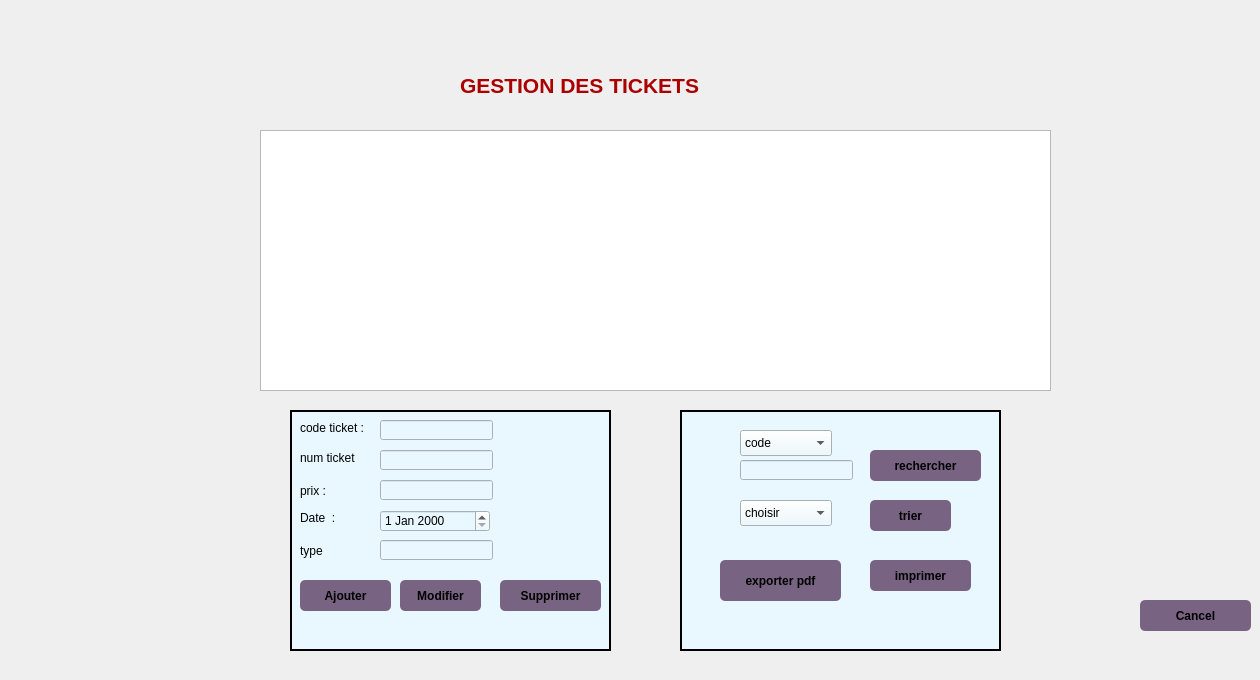
    <widget class="QWidget" name="page_8">
     <widget class="QStackedWidget" name="stackedWidget_2">
      <property name="geometry">
       <rect>
        <x>120</x>
        <y>50</y>
        <width>971</width>
        <height>621</height>
       </rect>
      </property>
      <property name="currentIndex">
       <number>0</number>
      </property>
      <widget class="QWidget" name="page_13">
       <widget class="QTableView" name="tableView_5">
        <property name="geometry">
         <rect>
          <x>140</x>
          <y>80</y>
          <width>791</width>
          <height>261</height>
         </rect>
        </property>
       </widget>
       <widget class="QFrame" name="frame_6">
        <property name="geometry">
         <rect>
          <x>170</x>
          <y>360</y>
          <width>321</width>
          <height>241</height>
         </rect>
        </property>
        <property name="styleSheet">
         <string notr="true">background-color:rgb(233,248,255);</string>
        </property>
        <property name="frameShape">
         <enum>QFrame::Box</enum>
        </property>
        <property name="frameShadow">
         <enum>QFrame::Plain</enum>
        </property>
        <property name="lineWidth">
         <number>2</number>
        </property>
        <property name="midLineWidth">
         <number>0</number>
        </property>
        <widget class="QLabel" name="label_87">
         <property name="geometry">
          <rect>
           <x>10</x>
           <y>10</y>
           <width>81</width>
           <height>16</height>
          </rect>
         </property>
         <property name="text">
          <string>code ticket :</string>
         </property>
        </widget>
        <widget class="QLabel" name="label_88">
         <property name="geometry">
          <rect>
           <x>10</x>
           <y>40</y>
           <width>81</width>
           <height>16</height>
          </rect>
         </property>
         <property name="text">
          <string>num ticket</string>
         </property>
        </widget>
        <widget class="QLabel" name="label_89">
         <property name="geometry">
          <rect>
           <x>10</x>
           <y>70</y>
           <width>71</width>
           <height>21</height>
          </rect>
         </property>
         <property name="text">
          <string>prix :</string>
         </property>
        </widget>
        <widget class="QLabel" name="label_90">
         <property name="geometry">
          <rect>
           <x>10</x>
           <y>100</y>
           <width>61</width>
           <height>16</height>
          </rect>
         </property>
         <property name="text">
          <string>Date  :</string>
         </property>
        </widget>
        <widget class="QLabel" name="label_91">
         <property name="geometry">
          <rect>
           <x>10</x>
           <y>130</y>
           <width>61</width>
           <height>21</height>
          </rect>
         </property>
         <property name="text">
          <string>type</string>
         </property>
        </widget>
        <widget class="QLineEdit" name="lineEdit_code_3">
         <property name="geometry">
          <rect>
           <x>90</x>
           <y>10</y>
           <width>113</width>
           <height>20</height>
          </rect>
         </property>
        </widget>
        <widget class="QLineEdit" name="lineEdit_numero_3">
         <property name="geometry">
          <rect>
           <x>90</x>
           <y>40</y>
           <width>113</width>
           <height>20</height>
          </rect>
         </property>
        </widget>
        <widget class="QLineEdit" name="lineEdit_prix_3">
         <property name="geometry">
          <rect>
           <x>90</x>
           <y>70</y>
           <width>113</width>
           <height>20</height>
          </rect>
         </property>
        </widget>
        <widget class="QLineEdit" name="lineEdit_type_3">
         <property name="geometry">
          <rect>
           <x>90</x>
           <y>130</y>
           <width>113</width>
           <height>20</height>
          </rect>
         </property>
        </widget>
        <widget class="QDateEdit" name="dateEdit_3">
         <property name="geometry">
          <rect>
           <x>90</x>
           <y>100</y>
           <width>110</width>
           <height>22</height>
          </rect>
         </property>
        </widget>
        <widget class="QPushButton" name="pushButton_ajouter_3">
         <property name="geometry">
          <rect>
           <x>10</x>
           <y>170</y>
           <width>91</width>
           <height>31</height>
          </rect>
         </property>
         <property name="styleSheet">
          <string notr="true">QPushButton {
padding: 5px;
border-radius: 5px;
background-color:rgb(120, 100, 130);
font-weight: bold;
}
QPushButton:hover
{
color :white;
}</string>
         </property>
         <property name="text">
          <string>Ajouter</string>
         </property>
        </widget>
        <widget class="QPushButton" name="pushButton_29">
         <property name="geometry">
          <rect>
           <x>110</x>
           <y>170</y>
           <width>81</width>
           <height>31</height>
          </rect>
         </property>
         <property name="styleSheet">
          <string notr="true">QPushButton {
padding: 5px;
border-radius: 5px;
background-color:rgb(120, 100, 130);
font-weight: bold;
}
QPushButton:hover
{
color :white;
}</string>
         </property>
         <property name="text">
          <string>Modifier</string>
         </property>
        </widget>
        <widget class="QPushButton" name="pushButton_30">
         <property name="geometry">
          <rect>
           <x>210</x>
           <y>170</y>
           <width>101</width>
           <height>31</height>
          </rect>
         </property>
         <property name="styleSheet">
          <string notr="true">QPushButton {
padding: 5px;
border-radius: 5px;
background-color:rgb(120, 100, 130);
font-weight: bold;
}
QPushButton:hover
{
color :white;
}</string>
         </property>
         <property name="text">
          <string>Supprimer</string>
         </property>
        </widget>
       </widget>
       <widget class="QFrame" name="frame_7">
        <property name="geometry">
         <rect>
          <x>560</x>
          <y>360</y>
          <width>321</width>
          <height>241</height>
         </rect>
        </property>
        <property name="styleSheet">
         <string notr="true">background-color:rgb(233,248,255);</string>
        </property>
        <property name="frameShape">
         <enum>QFrame::Box</enum>
        </property>
        <property name="frameShadow">
         <enum>QFrame::Plain</enum>
        </property>
        <property name="lineWidth">
         <number>2</number>
        </property>
        <property name="midLineWidth">
         <number>0</number>
        </property>
        <widget class="QLineEdit" name="le_rech_4">
         <property name="geometry">
          <rect>
           <x>60</x>
           <y>50</y>
           <width>113</width>
           <height>20</height>
          </rect>
         </property>
        </widget>
        <widget class="QPushButton" name="pb_rech_4">
         <property name="geometry">
          <rect>
           <x>190</x>
           <y>40</y>
           <width>111</width>
           <height>31</height>
          </rect>
         </property>
         <property name="styleSheet">
          <string notr="true">QPushButton {
padding: 5px;
border-radius: 5px;
background-color:rgb(120, 100, 130);
font-weight: bold;
}
QPushButton:hover
{
color :white;
}</string>
         </property>
         <property name="text">
          <string>rechercher</string>
         </property>
        </widget>
        <widget class="QPushButton" name="pb_tri_4">
         <property name="geometry">
          <rect>
           <x>190</x>
           <y>90</y>
           <width>81</width>
           <height>31</height>
          </rect>
         </property>
         <property name="styleSheet">
          <string notr="true">QPushButton {
padding: 5px;
border-radius: 5px;
background-color:rgb(120, 100, 130);
font-weight: bold;
}
QPushButton:hover
{
color :white;
}</string>
         </property>
         <property name="text">
          <string>trier</string>
         </property>
        </widget>
        <widget class="QPushButton" name="pb_imprimer_4">
         <property name="geometry">
          <rect>
           <x>190</x>
           <y>150</y>
           <width>101</width>
           <height>31</height>
          </rect>
         </property>
         <property name="styleSheet">
          <string notr="true">QPushButton {
padding: 5px;
border-radius: 5px;
background-color:rgb(120, 100, 130);
font-weight: bold;
}
QPushButton:hover
{
color :white;
}</string>
         </property>
         <property name="text">
          <string>imprimer</string>
         </property>
        </widget>
        <widget class="QComboBox" name="cb_rech_4">
         <property name="geometry">
          <rect>
           <x>60</x>
           <y>20</y>
           <width>92</width>
           <height>26</height>
          </rect>
         </property>
         <item>
          <property name="text">
           <string>code</string>
          </property>
         </item>
         <item>
          <property name="text">
           <string>numero</string>
          </property>
         </item>
         <item>
          <property name="text">
           <string>dates</string>
          </property>
         </item>
        </widget>
        <widget class="QComboBox" name="cb_tri_4">
         <property name="geometry">
          <rect>
           <x>60</x>
           <y>90</y>
           <width>92</width>
           <height>26</height>
          </rect>
         </property>
         <item>
          <property name="text">
           <string>choisir</string>
          </property>
         </item>
         <item>
          <property name="text">
           <string>CODE CROISSANT</string>
          </property>
         </item>
         <item>
          <property name="text">
           <string>CODE DECROISSANT</string>
          </property>
         </item>
         <item>
          <property name="text">
           <string>NUMERO CROISSANT</string>
          </property>
         </item>
         <item>
          <property name="text">
           <string>NUMERO DECROISSANT</string>
          </property>
         </item>
        </widget>
        <widget class="QPushButton" name="pbpdf_4">
         <property name="geometry">
          <rect>
           <x>40</x>
           <y>150</y>
           <width>121</width>
           <height>41</height>
          </rect>
         </property>
         <property name="styleSheet">
          <string notr="true">QPushButton {
padding: 5px;
border-radius: 5px;
background-color:rgb(120, 100, 130);
font-weight: bold;
}
QPushButton:hover
{
color :white;
}</string>
         </property>
         <property name="text">
          <string>exporter pdf</string>
         </property>
        </widget>
       </widget>
       <widget class="QLabel" name="label_86">
        <property name="geometry">
         <rect>
          <x>340</x>
          <y>10</y>
          <width>411</width>
          <height>51</height>
         </rect>
        </property>
        <property name="styleSheet">
         <string notr="true"/>
        </property>
        <property name="text">
         <string>&lt;html&gt;&lt;head/&gt;&lt;body&gt;&lt;p&gt;&lt;span style=&quot; font-size:16pt; font-weight:600; color:#aa0000;&quot;&gt;GESTION DES TICKETS&lt;/span&gt;&lt;/p&gt;&lt;/body&gt;&lt;/html&gt;</string>
        </property>
       </widget>
      </widget>
      <widget class="QWidget" name="page_14"/>
     </widget>
     <widget class="QPushButton" name="pb_rech_5">
      <property name="geometry">
       <rect>
        <x>1140</x>
        <y>600</y>
        <width>111</width>
        <height>31</height>
       </rect>
      </property>
      <property name="styleSheet">
       <string notr="true">QPushButton {
padding: 5px;
border-radius: 5px;
background-color:rgb(120, 100, 130);
font-weight: bold;
}
QPushButton:hover
{
color :white;
}</string>
      </property>
      <property name="text">
       <string>Cancel</string>
      </property>
     </widget>
    </widget>
